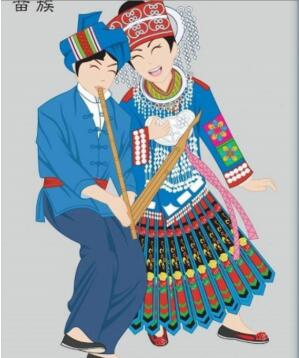
#> input picture blog07-threshold/miao.jpg, 299 x 358 px
$ python blog07-image05.py
#> lines starting #> are read from the running program, lines starting #| are printed output that depends on the picture
#encoding:utf-8
import cv2
import numpy as np

#读取图片
src = cv2.imread('miao.jpg')
#> src is the input picture: shape (358, 299, 3); mean B, G, R 174.4, 166.2, 154.3

#灰度图像处理
GrayImage = cv2.cvtColor(src,cv2.COLOR_BGR2GRAY)
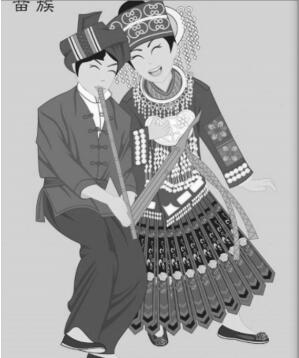
#> GrayImage: shape (358, 299); min 5, max 255, mean 163.5

#阈值化为0处理
r, b = cv2.threshold(GrayImage, 127, 255, cv2.THRESH_TOZERO)
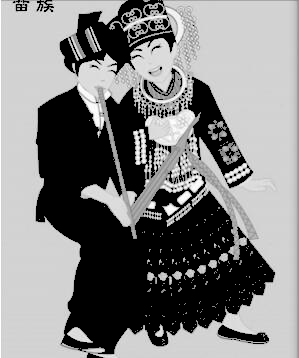
#> b: shape (358, 299); min 0, max 255, mean 129.9
print(r)

#显示图像
cv2.imshow("src", src)
cv2.imshow("result", b)

#等待显示
cv2.waitKey(0)
cv2.destroyAllWindows()
